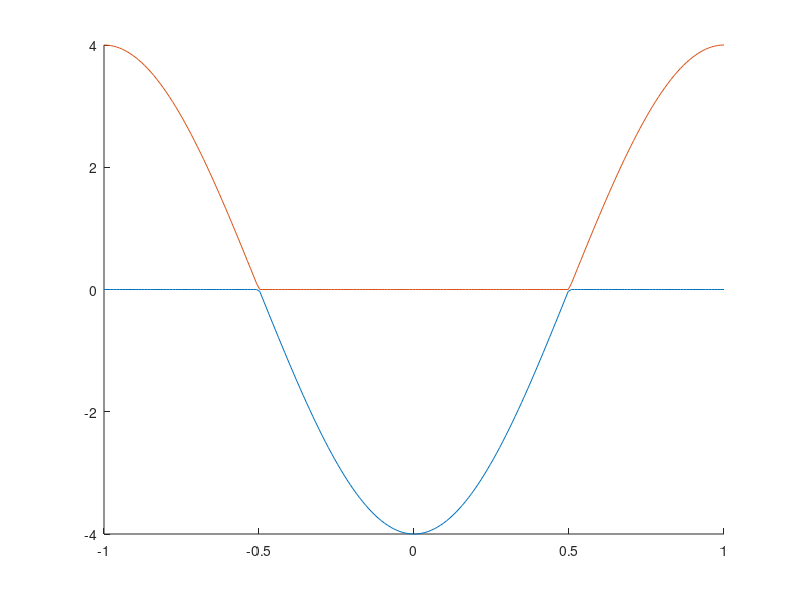

The MATLAB script that drew this image:
clearvars
close all

klist = linspace(-pi,pi,200);
t = 0;

eig_val = zeros(2,length(klist));
eig_vec1 = zeros(2,length(klist));
eig_vec2 = zeros(2,length(klist));

for i = 1:length(klist)
    k = klist(i);
    H = [[-2*cos(k),-2*cos(k)-t];[-2*cos(k)-t,-2*cos(k)]];
    [V,D] = eig(H);
    
    eig_val(:,i) = diag(D);
    eig_vec1(:,i) = V(:,1);
    eig_vec2(:,i) = V(:,2);
end

hold on
plot(klist/pi,eig_val(1,:))
plot(klist/pi,eig_val(2,:))
hold off

